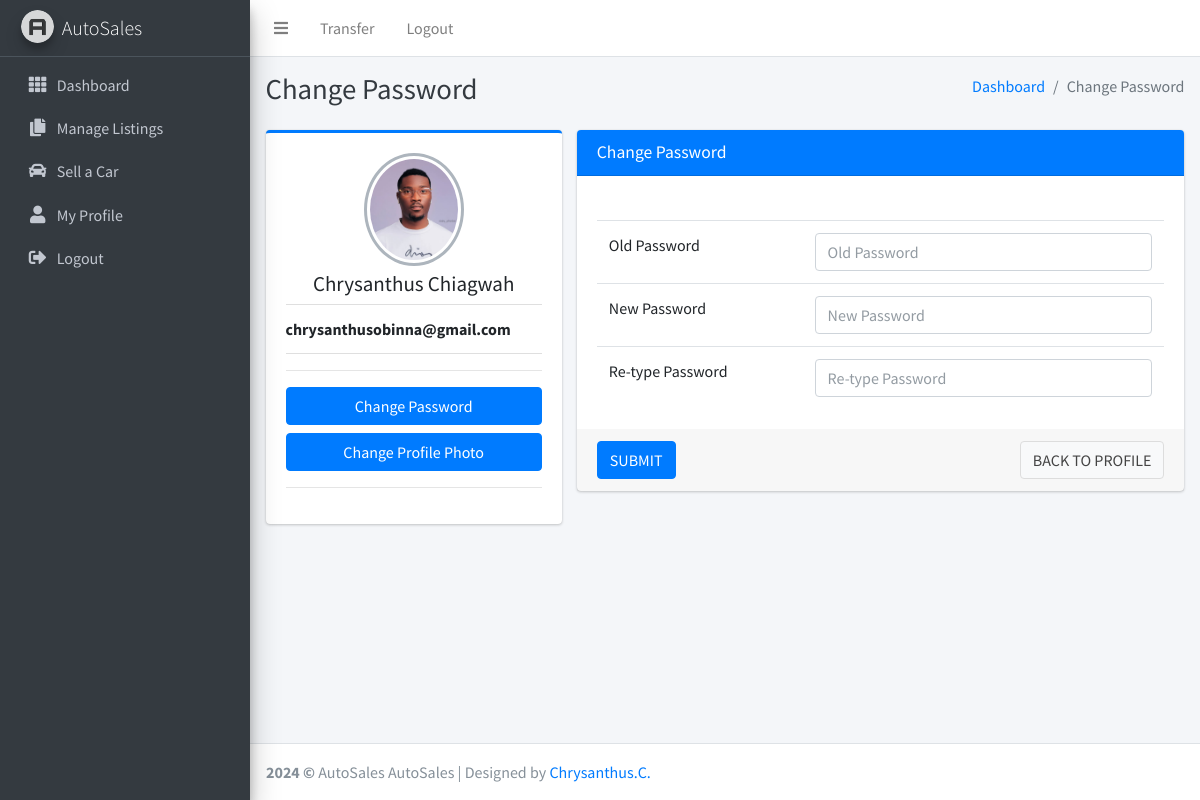
Screenshot of /user/change_password.php (signed in) with the database file from the repository.
### tables this page shows
CREATE TABLE `website_info` (
  `id` int(11) NOT NULL,
  `domain_name` text NOT NULL,
  `company_name` text NOT NULL,
  `company_phonenumber` text NOT NULL,
  `company_emailaddress` text NOT NULL,
  `company_address` text NOT NULL,
  `admin_username` text NOT NULL,
  `admin_password` text NOT NULL
);

CREATE TABLE `users` (
  `id` bigint(20) NOT NULL,
  `profile_picture` text DEFAULT NULL,
  `first_name` text NOT NULL,
  `last_name` text NOT NULL,
  `phone_number` text NOT NULL,
  `whatsapp_contact` text DEFAULT NULL,
  `email_address` text NOT NULL,
  `password` text NOT NULL
);

### set.php (called while the page is built, shortened)
<?php
	$db_host = 'localhost';
	$db_user = 'root';
	$db_pass = '';
	$db_name = 'car_sale';
	$con = mysqli_connect($db_host,$db_user,$db_pass,$db_name);
			$query_website_info=mysqli_fetch_assoc(mysqli_query($con,"SELECT * FROM website_info WHERE id='1'")) or die(mysqli_error($con));
			$company_name						=			$query_website_info['company_name'];
?>

### user/user_inc.php (called while the page is built, shortened)
<?php
	$logged_user			=	$_SESSION["user"];
	$query_logged_user_info	=	mysqli_fetch_assoc(mysqli_query($con,"SELECT * FROM users WHERE email_address='$logged_user'"));
	$profile_picture						=			$query_logged_user_info['profile_picture'];
	$first_name								=			$query_logged_user_info['first_name'];
	$last_name								=			$query_logged_user_info['last_name'];
?>

### user/change_password.php (the view, shortened to what this page needs)
<?php
include("../set.php");
include("user_inc.php");
?>
<!DOCTYPE html>
<html>
<head>
  <link rel="stylesheet" href="../_source/plugins/fontawesome-free/css/all.min.css">
  <link rel="stylesheet" href="https://code.ionicframework.com/ionicons/2.0.1/css/ionicons.min.css">
  <link rel="stylesheet" href="../_source/plugins/tempusdominus-bootstrap-4/css/tempusdominus-bootstrap-4.min.css">
  <link rel="stylesheet" href="../_source/plugins/icheck-bootstrap/icheck-bootstrap.min.css">
  <link rel="stylesheet" href="../_source/plugins/jqvmap/jqvmap.min.css">
  <link rel="stylesheet" href="../_source/dist/css/adminlte.min.css">
  <link rel="stylesheet" href="../_source/plugins/overlayScrollbars/css/OverlayScrollbars.min.css">
  <link rel="stylesheet" href="../_source/plugins/daterangepicker/daterangepicker.css">
  <link rel="stylesheet" href="../_source/plugins/summernote/summernote-bs4.css">
</head>
<body class="hold-transition sidebar-mini layout-fixed layout-navbar-fixed">
<div class="wrapper">
  <nav class="main-header navbar navbar-expand navbar-white navbar-light">
    <ul class="navbar-nav">
      <li class="nav-item">
        <a class="nav-link" data-widget="pushmenu" href="#"><i class="fas fa-bars"></i></a>
      </li>
      <li class="nav-item d-none d-sm-inline-block">
        <a href="index.php" class="nav-link">Transfer</a>
      </li>
      <li class="nav-item d-none d-sm-inline-block">
        <a href="exit.php" class="nav-link">Logout</a>
      </li>
    </ul>
   </nav>
<?php include("side_bar.php"); ?>
  <div class="content-wrapper">
    <div class="content-header">
      <div class="container-fluid">
        <div class="row mb-2">
          <div class="col-sm-6">
            <h1 class="m-0 text-dark">Change Password</h1>
          </div>
        <div class="col-sm-6">
            <ol class="breadcrumb float-sm-right">
              <li class="breadcrumb-item"><a href="index.php">Dashboard</a></li>
              <li class="breadcrumb-item active">Change Password</li>
            </ol>
          </div>
        </div>
      </div>
    </div>
    <section class="content"  >
      <div class="container-fluid">
	        <div class="row">
          <div class="col-md-4">
            <div class="card card-primary card-outline">
              <div class="card-body box-profile">
                <div class="text-center">
                  <img style="width:100px;" id="profile_picture_img" class="profile-user-img img-fluid img-circle"
                       src="../uploads/<?php echo $profile_picture; ?>"
                       alt="User profile picture">
                </div>
                <h3 class="profile-username text-center"><?php echo $first_name." ".$last_name; ?> </h3>
                <ul class="list-group list-group-unbordered mb-3">
                  <li class="list-group-item">
                    <b class="text-center"><?php echo $_SESSION["user"]; ?></b>
                  </li>
                </ul>
				<hr/>
                          <button type="button" onclick="window.location='change_password.php'" class="btn-block btn btn-primary">Change Password</button>
                          <button type="button" onclick="window.location='change_profile_pic.php'" class="btn-block btn btn-primary">Change Profile Photo</button>
				<hr/>
              </div>
            </div>
          </div>
          <div class="col-md-8">
             <div class="card card-primary">
               <div class="card-header">
                 <h3 class="card-title">Change Password </h3>
               </div>
			   <form action="" class="form-horizontal" method="POST" >
                 <div class="card-body">
 <br/>
            <table class="table"> <tbody>
                  <tr>
                    <td>Old Password</td>
                    <td>
					<input class="form-control"   name="old_password"  type="text" placeholder="Old Password" required></td>
                   </tr>
	                  <tr>
                    <td>New Password</td>
                    <td>
					<input class="form-control"   name="new_password"  type="text" placeholder="New Password" required></td>
                   </tr>
	                  <tr>
                    <td>Re-type Password</td>
                    <td>
					<input class="form-control"   name="confirm_password"  type="text" placeholder="Re-type Password" required></td>
                   </tr>
             </tbody> </table>
				</div>
                 <div class="card-footer">
                   <button type="submit" name="submit"  class="btn btn-primary">SUBMIT</button>
                   <button type="button" onclick="window.location='manage_user_profile.php'" class="btn btn-default float-right">BACK TO PROFILE</button>
                 </div>
               </form>
             </div>
            </div>
          </div>
        </div>
      </div>
  </div>
  <footer class="main-footer">
    <strong><script>document.write(new Date().getFullYear());</script> &copy;  </strong>
    <?php echo $company_name; ?>    <?php echo $company_name; ?> | Designed by <a href="www.linkedin.com/in/chrysanthus-obinna">Chrysanthus.C.</a>
  </footer>
</body>
</html>

### user/side_bar.php (shortened to what this page needs)
<aside class="main-sidebar sidebar-dark-primary elevation-4">
  <a href="index.php" class="brand-link">
    <img src="../_source/dist/img/AdminLTELogo.png" alt="AdminLTE Logo" class="brand-image img-circle elevation-3"
         style="opacity: .8">
    <span class="brand-text font-weight-light"><?php echo $company_name; ?> </span>
  </a>
  <div class="sidebar">
    <nav class="mt-2">
      <ul class="nav nav-pills nav-sidebar flex-column" data-widget="treeview" role="menu" data-accordion="false">
        <li class="nav-item">
          <a href="index.php" class="nav-link">
            <i class="nav-icon fas fa-th"></i>
            <p>Dashboard</p>
          </a>
        </li>
       <li class="nav-item has-treeview">
          <a href="manage_cars.php" class="nav-link">
	  <i class="nav-icon fas fa-copy"></i>
            <p>
              Manage Listings
             </p>
          </a>
        </li>
       <li class="nav-item has-treeview">
          <a href="add_new_car.php" class="nav-link">
	  <i class="nav-icon fas fa-car"></i>
            <p>
              Sell a Car
             </p>
          </a>
        </li>
       <li class="nav-item has-treeview">
          <a href="manage_user_profile.php" class="nav-link">
	  <i class="nav-icon fas fa-user"></i>
            <p>
              My Profile
             </p>
          </a>
        </li>
       <li class="nav-item has-treeview">
          <a href="exit.php" class="nav-link">
	  <i class="nav-icon fas fa-sign-out-alt"></i>
            <p>
              Logout
             </p>
          </a>
        </li>
      </ul>
    </nav>
  </div>
</aside>

### rows the page displays
website_info: company_name "AutoSales"
users: profile_picture (picture), first_name "Chrysanthus", last_name "Chiagwah"

### other values shown
$_SESSION["user"] "chrysanthusobinna@gmail.com"
